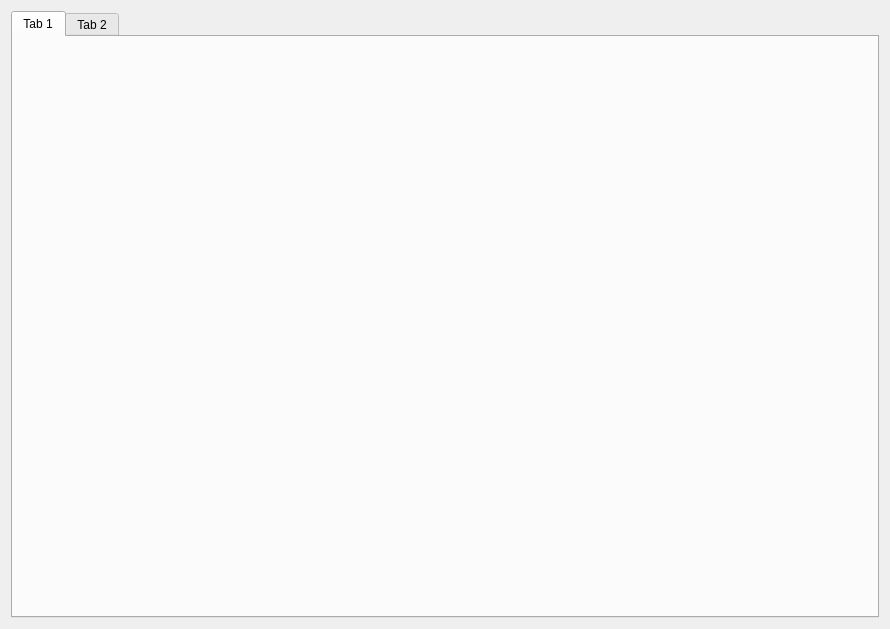
<?xml version="1.0" encoding="UTF-8"?>
<ui version="4.0">
 <class>TestWebView</class>
 <widget class="QWidget" name="TestWebView">
  <property name="geometry">
   <rect>
    <x>0</x>
    <y>0</y>
    <width>890</width>
    <height>629</height>
   </rect>
  </property>
  <property name="windowTitle">
   <string>TestWebView</string>
  </property>
  <layout class="QVBoxLayout" name="verticalLayout">
   <item>
    <widget class="QTabWidget" name="tabWidget">
     <property name="currentIndex">
      <number>0</number>
     </property>
     <widget class="QWidget" name="pTab1">
      <attribute name="title">
       <string>Tab 1</string>
      </attribute>
      <layout class="QVBoxLayout" name="verticalLayout_2">
       <item>
        <layout class="QHBoxLayout" name="horizontalLayout">
         <item>
          <layout class="QVBoxLayout" name="pQVBoxLayout1_1"/>
         </item>
         <item>
          <layout class="QVBoxLayout" name="pQVBoxLayout1_2"/>
         </item>
        </layout>
       </item>
       <item>
        <layout class="QHBoxLayout" name="horizontalLayout_2">
         <item>
          <layout class="QVBoxLayout" name="pQVBoxLayout2_1"/>
         </item>
         <item>
          <layout class="QVBoxLayout" name="pQVBoxLayout2_2"/>
         </item>
        </layout>
       </item>
      </layout>
     </widget>
     <widget class="QWidget" name="pTab2">
      <attribute name="title">
       <string>Tab 2</string>
      </attribute>
      <layout class="QVBoxLayout" name="verticalLayout_4">
       <item>
        <layout class="QVBoxLayout" name="pQVBoxLayout2"/>
       </item>
      </layout>
     </widget>
    </widget>
   </item>
  </layout>
 </widget>
 <resources/>
 <connections/>
</ui>
